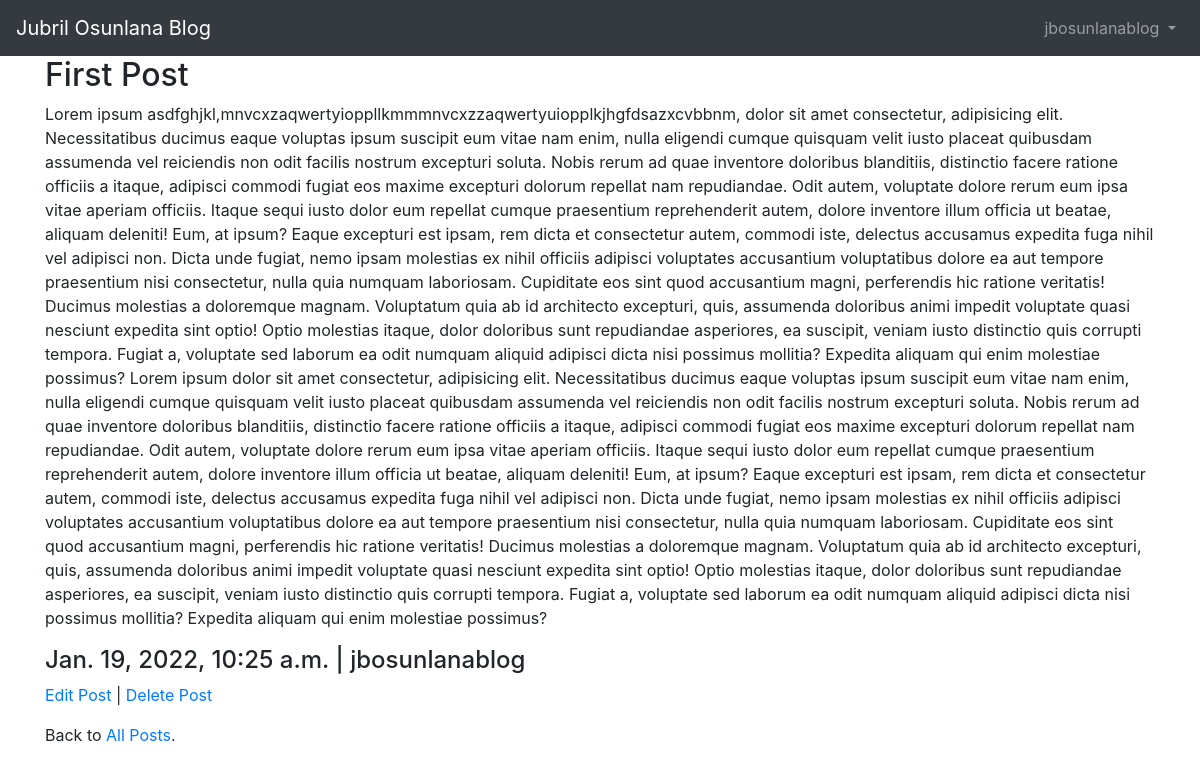
/blog/post/6/ (signed in), run on the app's committed database.
### blog/models.py (models this page shows, shortened)
class Post(models.Model):
    title = models.CharField(max_length=200)
    author = models.ForeignKey('auth.User', on_delete=models.CASCADE)
    body = models.TextField()
    date_created = models.DateTimeField(auto_now_add=True)

### blog/views.py (the view)
# urls.py: path('post/<int:pk>/', BlogDetailView.as_view(), name = 'post_detail'),
class BlogDetailView(LoginRequiredMixin, DetailView):
    model = Post
    template_name = 'post_detail.html'
    def get_context_data(self, **kwargs):
        context = super().get_context_data(**kwargs)
        context['comments'] = Comment.objects.all
        return context

### templates/post_detail.html
{% extends 'base.html' %}
{% block content %}
    <div class="post-entry">
        <h2>{{post.title}}</h2>
        <p>{{post.body}}</p>
        <h4>{{post.date_created}} | {{post.author}}</h4>
    </div>
    <p><a href="{% url 'edit_post' post.pk %}"> Edit Post</a> | <a href="{% url 'delete_post' post.pk %}"> Delete Post</a></p>
    <p>Back to <a href="{% url 'post_list' %}">All Posts</a>.
{% endblock %}

### templates/base.html (shortened to what this page needs)
{% load static %}
<!DOCTYPE html>
<html>
<head>
    <link rel="stylesheet" href="https://stackpath.bootstrapcdn.com/bootstrap/4.5.0/css/bootstrap.min.css">
</head>
<body>
    <nav class="navbar navbar-expand-lg navbar-dark bg-dark">
        <a class="navbar-brand" href="{% url 'home' %}">Jubril Osunlana Blog</a>
        <div class="collapse navbar-collapse" id="navbarSupportedContent">
            {% if user.is_authenticated %}
                <ul class="navbar-nav ml-auto">
                    <li class="nav-item">
                        <a class="nav-link dropdown-toggle" href="#" id="navbarDropdown" role="button" data-toggle="dropdown" aria-haspopup="true" aria-expanded="false">
                            {{ user.username }}
                        </a>
                    </li>
                </ul>
            {% else %}
                <form class="form-inline ml-auto">
                    <a href="{% url 'login' %}" class="btn btn-outline-secondary"> Log In</a>
                    <a href="{% url 'signup' %}" class="btn btn-primary ml-2"> Sign Up</a>
               </form>
           {% endif %}
        </div>
    </nav>
    <main>
        <div class="container">
            {% block content %}
            {% endblock content %}
        </div>
    </main>
</body>
</html>

### data on the page
Post: title "First Post", body "Lorem ipsum asdfghjkl,mnvcxzaqwertyioppllkmmmnvcxzzaqwertyuiopplkjhgfdsazxcvbbnm, dolor sit amet consectetur, adipisicing elit. Necessitatibus ducimus eaque voluptas ipsum suscipit eum vitae nam enim, nulla eligendi cumque quisquam velit iusto placeat quibusdam assumenda vel reiciendis non odit facilis nostrum excepturi soluta. Nobis rerum ad quae inventore doloribus blanditiis, distinctio facere ratione officiis a itaque, adipisci commodi fugiat eos maxime excepturi dolorum repellat nam repudiandae. Odit autem, voluptate dolore rerum eum ipsa vitae aperiam officiis. Itaque sequi iusto dolor eum repellat cumque praesentium reprehenderit autem, dolore inventore illum officia ut beatae,…", date_created "Jan. 19, 2022, 10:25 a.m.", author "jbosunlanablog"

### other printed values
{{ user.username }} "jbosunlanablog"
